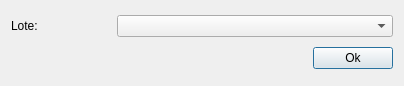
<?xml version="1.0" encoding="UTF-8"?>
<ui version="4.0">
 <class>Dialog</class>
 <widget class="QDialog" name="Dialog">
  <property name="geometry">
   <rect>
    <x>0</x>
    <y>0</y>
    <width>404</width>
    <height>86</height>
   </rect>
  </property>
  <property name="windowTitle">
   <string>Copiar Perfil Modelo</string>
  </property>
  <layout class="QGridLayout" name="gridLayout">
   <item row="0" column="0">
    <layout class="QHBoxLayout" name="horizontalLayout_7">
     <item>
      <widget class="QLabel" name="label_7">
       <property name="sizePolicy">
        <sizepolicy hsizetype="Minimum" vsizetype="Fixed">
         <horstretch>0</horstretch>
         <verstretch>0</verstretch>
        </sizepolicy>
       </property>
       <property name="minimumSize">
        <size>
         <width>100</width>
         <height>0</height>
        </size>
       </property>
       <property name="maximumSize">
        <size>
         <width>100</width>
         <height>16777215</height>
        </size>
       </property>
       <property name="text">
        <string>Lote:</string>
       </property>
      </widget>
     </item>
     <item>
      <widget class="QComboBox" name="lotCb"/>
     </item>
    </layout>
   </item>
   <item row="1" column="0">
    <layout class="QHBoxLayout" name="horizontalLayout">
     <item>
      <spacer name="horizontalSpacer">
       <property name="orientation">
        <enum>Qt::Horizontal</enum>
       </property>
       <property name="sizeHint" stdset="0">
        <size>
         <width>343</width>
         <height>20</height>
        </size>
       </property>
      </spacer>
     </item>
     <item>
      <widget class="QPushButton" name="okBtn">
       <property name="text">
        <string>Ok</string>
       </property>
      </widget>
     </item>
    </layout>
   </item>
  </layout>
 </widget>
 <tabstops>
  <tabstop>okBtn</tabstop>
 </tabstops>
 <resources/>
 <connections/>
</ui>
